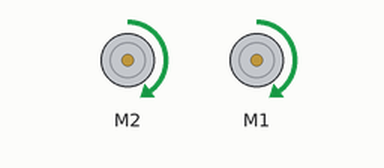
Simulated run of this sketch. Board: Arduino Uno, built with avr-gcc and run on an emulated ATmega328P. On the bench: 2 × DC motor (green arrow = forward, orange = backward, longer = faster). What the sketch prints to the serial monitor is not drawn.

Above: at 1.0 s.
At 2.2 s:
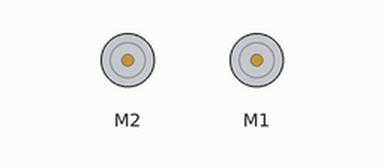
At 3.5 s:
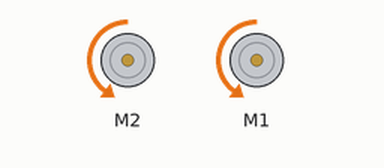
Timing chart, 0 to 6.5 s (numbered marks = the images above):
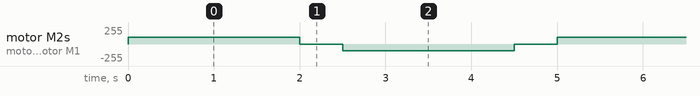

Measured:
- by itself, motor M2, motor M1: repeats every 5.0 s: stopped 0.50 s, backward 100/255 2.0 s, stopped 0.50 s, forward 100/255 2.0 s

The sketch:

Manual_RMCA_P2_2.ino
```cpp
#include <AFMotor.h>

AF_DCMotor motorR(2);//El motor derecho está conectado a M2 en el Motor Shield
AF_DCMotor motorL(1);//El motor izquierdo está conectado a M1 en el Motor Shield

void setup() {
  Serial.begin(9600);
  Serial.println("!Prueba de motores!");
  // Encendemos los motores a una velocidad = 100/255
  motorR.setSpeed(100);
  motorL.setSpeed(100);
  motorR.run(RELEASE);//liberamos los motores
  motorL.run(RELEASE);
}

void loop() {
  //Hacemos avanzar ambos motores hacia adelante
  //Antes de avanzar asignamos la velocidad de cada motor
  motorR.setSpeed(100);//Modifica aquí las velocidades para hacer que tu robot avancé en línea recta
  motorL.setSpeed(100);
  motorR.run(FORWARD);
  motorL.run(FORWARD);
  delay(2000);//Mantenemos el avance por 2 segundos
  motorR.run(RELEASE);
  motorL.run(RELEASE);
  delay(500);//Mantenemos la robot en su posición por medio segundo
  //Hacemos avanzar ambos motores hacia atrás
  //Antes de avanzar asignamos la velocidad de cada motor
  motorR.setSpeed(100);//Modifica aquí las velocidades para hacer que tu robot avancé en línea recta
  motorL.setSpeed(100);
  motorR.run(BACKWARD);
  motorL.run(BACKWARD);
  delay(2000);//Mantenemos el avance por 2 segundos
  motorR.run(RELEASE);
  motorL.run(RELEASE);
  delay(500);//Mantenemos al robot estático 0.5 segundos antes de repetir el ciclo

}
```
